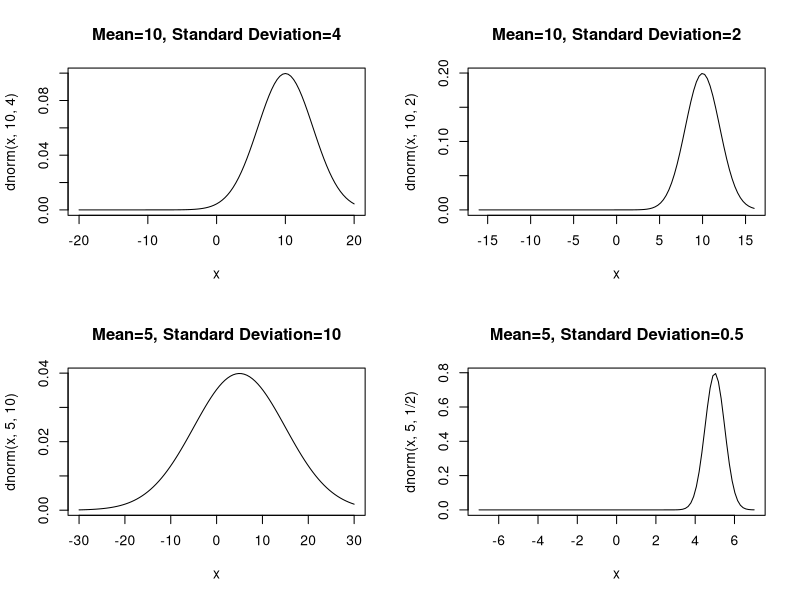
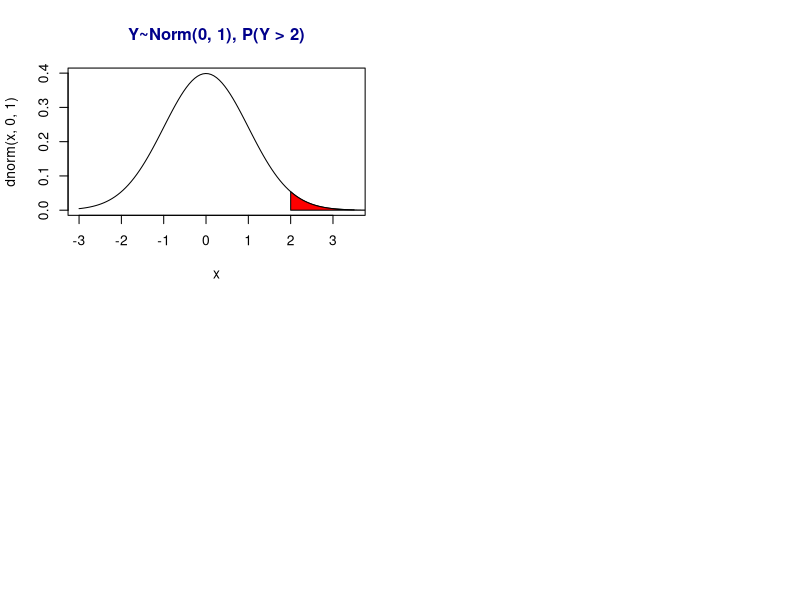

Generate these figures, in order, with R: (Note: this script raises an error after producing the figures.)
# task 2


#create layout matrix to hold graphs
layout_mat = matrix(c(1,2,3,4), nrow=2, ncol=2, byrow=TRUE)
layout(layout_mat)

#plot all density functions outlined in write-up
curve(dnorm(x, 10, 4), xlim=c(-20,20))
title(main="Mean=10, Standard Deviation=4")

curve(dnorm(x, 10, 2), xlim=c(-16,16))
title(main="Mean=10, Standard Deviation=2")

curve(dnorm(x, 5, 10), xlim=c(-30, 30))
title(main="Mean=5, Standard Deviation=10")

curve(dnorm(x, 5, 1/2), xlim=c(-7,7))
title(main="Mean=5, Standard Deviation=0.5")

#***********************


#new graphical layout
layout(layout_mat)

#normal curve
curve(dnorm(x, 0, 1), xlim=c(-3, 3.5))

#want to graph Y~Norm(0, 1), P(Y >= 2)
#this is equivalent to 1 - pnorm(2, 0, 1)

#find 1000 x-vals between 2-4 and corresponding yvalues
xvals = seq(2, 4, length = 1000)
yvals = dnorm(xvals, 0, 1)

#create polygon out of those values
polygon(c(2, xvals, 4), c(0, yvals, 0), col = "Red")

#embellish
title(main = list("Y~Norm(0, 1), P(Y > 2)", col="Dark blue"))

#probability, lower-tail
prob0 = round(1-pnorm(2), 4)
loc0 <- locator(1)
loc0
text(loc0, paste("Area = ", prob0, sep=""))

#*********************************


#normal curve 2, mean = 4, standard distribution = 2
curve(dnorm(x, 4, 2), xlim=c(-10, 10))
xvals = seq(1, 5, length = 1000)
yvals = dnorm(xvals, 4, 2)
polygon(c(1, xvals, 5), c(0, yvals, 0), col="Red")
title(main = list("Y~Norm(4, 2), P(1 < Y < 5)", col="Dark blue"))

#probability
prob1 = round((pnorm(5, 4, 2) - pnorm(2, 4, 2)), 4)
loc1 <- locator(1)
loc1
text(loc1, paste("Area = ", prob1, sep=""))

#******************************************


#normal curve 3, mean = 10, sd = 4, P(Y < 10)
curve(dnorm(x, 10, 4), xlim=c(-22, 22))
xvals = seq(-22, 10, length = 1000)
yvals = dnorm(xvals, 10, 4)
polygon(c(-22, xvals, 10), c(0, yvals, 0), col="Red")
title(main = list("Y~Norm(10, 4), P(Y < 10)", col="Dark blue"))

#probability
prob2 = round(pnorm(10, 10, 4), 4)

loc2 <- locator(1)
loc2
text(loc2, paste("Area = ", prob2, sep=""))

#***************************


#normal curve 4, mean = -2, sd = 0.5, P(-3 < Y < -2)
curve(dnorm(x, -2, 0.5), xlim=c(-6, 4))
xvals = seq(-3, -2, length = 1000)
yvals = dnorm(xvals, -2, 0.5)
polygon(c(-3, xvals, -2), c(0, yvals, 0), col="Red")
title(main = list("Y~Norm(-2, 0.5), P(-3 < Y < -2)", col="Dark blue"))

#probability
prob3 = round((pnorm(-2, -2, 0.5) - pnorm(-3, -2, 0.5)), 4)

loc3 <- locator(1)
loc3
text(loc3, paste("Area = ", prob3, sep=""))


#********** Gamma *****************

#Task 3
layout(1)

#Y∼Gamma(shape=1,scale=1)
curve(dgamma(x, 1, 1), main="Y~Gamma(a=1, 3, 5; b=1)", xlim=c(0, 10))
title(col="blue")

#Y∼Gamma(shape=3,scale=1)
curve(dgamma(x, 3, 1), xlim=c(0, 10), add=TRUE)


#Y∼Gamma(shape=5,scale=1)
curve(dgamma(x, 5, 1),  xlim=c(0, 10), add=TRUE)

#******* Gamma with Probabilities *******

#Y~Gamma(shape=3,scale=2),P(2<Y<5)

#shape * scale_squared = variance
#let xlim = alpha + sqrt(3*variance)
alpha=3; beta_sq=4; xupper=alpha + 3*sqrt(alpha*beta_sq)

curve(dgamma(x, shape=3, rate=1/2), xlim=c(0, xupper))
xvals = seq(2, 5, length = 1000)
yvals = dgamma(xvals, 3, 1/2)
polygon(c(2, xvals, 5), c(0, yvals, 0), col="pink")
title(main = list("Y~Gamma(Shape=3, Scale=2), P(2 < Y < 5)", col="violetred3"))

#probability
prob0 = round(pgamma(5, 3, rate=1/2) - pgamma(2, 3, rate=1/2), 4)
loc0 = locator(1)
loc0
text(loc0, paste("Area = ", prob0, sep= ""))


#Y∼Gamma(shape=6,scale=3),P(1≤Y≤4)

#shape * scale_squared = variance
#let xlim = sqrt(3*sd)
alpha=6; beta_sq=9; xupper=alpha + 3*sqrt(alpha*beta_sq)

curve(dgamma(x, shape=6, rate=1/3), xlim=c(0, xupper))
xvals = seq(1, 4, length = 1000)
yvals = dgamma(xvals, 6, rate=1/3)
polygon(c(1, xvals, 4), c(0, yvals, 0), col="palegreen1")
title(main = list("Y~Gamma(Shape=6, Scale=3), P(1 < Y < 4)", col="palegreen4"))

#probability
prob1 = round(pgamma(4, 6, rate=1/3) - pgamma(1, 6, rate=1/3), 4)
loc2 = locator(1)
loc2
text(loc2, paste("Area = ", prob1, sep= ""))

#Y∼Gamma(shape=2,scale=4),P(3≤Y<6)

#shape * scale_squared = variance
#let xlim = sqrt(3*sd)
alpha=2; beta_sq=16; xupper=alpha + 3*sqrt(alpha*beta_sq)

curve(dgamma(x, shape=2, rate=1/4), xlim=c(0, xupper))
xvals = seq(3, 6, length = 1000)
yvals = dgamma(xvals, 2, rate=1/4)
polygon(c(3, xvals, 6), c(0, yvals, 0), col="sienna1")
title(main = list("Y~Gamma(Shape=2, Scale=4), P(3 < Y < 6)", col="sienna2"))

#probability
prob1 = round(pgamma(6, 2, rate=1/4) - pgamma(3, 2, rate=1/4), 4)
loc3 = locator(1)
loc3
text(loc3, paste("Area = ", prob1, sep= ""))
